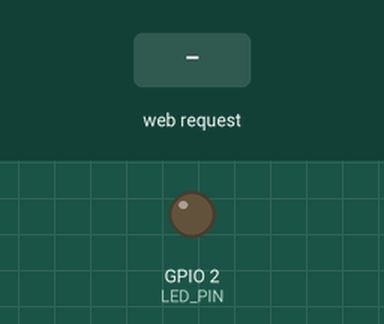
A program run on a simulated ESP32. On the bench: output pins drawn as LEDs (lit = HIGH). Inputs (shaded band) come from the test bench. WiFi joins after 1.5 s; servers stay silent unless stated; storage starts empty; what the program prints to the serial monitor is not drawn.

Above: at 3.2 s.
3.3 s: HTTP request GET /toggle-led received
At 4.7 s:
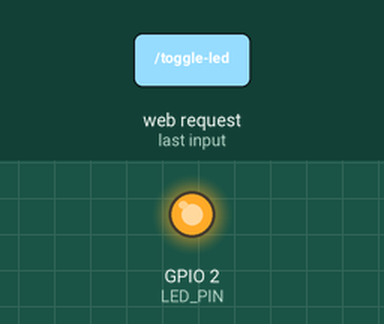
Timing chart, 0 to 6.3 s (numbered marks = the images above; inputs shaded):
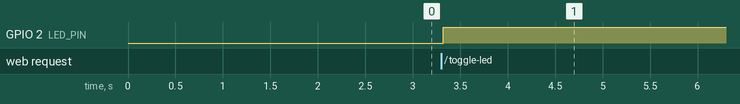

Measured:
- after the input at 3.3 s, GPIO 2 (LED_PIN): LOW → HIGH at once

The program:

main.cpp
```cpp
#include <Arduino.h>
#include <WiFi.h>
#include <ESPAsyncWebServer.h>
#include <AsyncTCP.h>
#include <LittleFS.h>

AsyncWebServer server(80);

const char *ssid = "SSID_DE_TU_WIFI";
const char *password = "CONTRASEÑA_DE_TU_WIFI";

const int LED_PIN = 2;

void setup()
{
  Serial.begin(115200);
  pinMode(LED_PIN, OUTPUT);

  // Inicializa el sistema de archivos LittleFS
  if (!LittleFS.begin(true))
  {
    Serial.println("Error al montar LittleFS");
    return;
  }

  WiFi.begin(ssid, password);

  while (WiFi.status() != WL_CONNECTED)
  {
    delay(1000);
    Serial.println("Conectando al WiFi...");
  }
  Serial.println("Conectado Exitosamente");
  Serial.print("IP del servidor: ");
  Serial.println(WiFi.localIP());

  // Servir la página HTML principal
  server.on("/", HTTP_GET, [](AsyncWebServerRequest *request)
            { request->send(LittleFS, "/index.html", "text/html"); });

  // Servir archivos CSS
  server.on("/style.css", HTTP_GET, [](AsyncWebServerRequest *request)
            { request->send(LittleFS, "/style.css", "text/css"); });

  // Servir archivos JavaScript
  server.on("/script.js", HTTP_GET, [](AsyncWebServerRequest *request)
            { request->send(LittleFS, "/script.js", "application/javascript"); });

  // Endpoint para alternar el estado del LED
  server.on("/toggle-led", HTTP_GET, [](AsyncWebServerRequest *request)
            {
    int estadoActual = digitalRead(LED_PIN); // Leer el estado actual del LED
    digitalWrite(LED_PIN, !estadoActual); // Alternar el estado del LED

    // Enviar la respuesta al cliente con el nuevo estado del LED
    request->send(200, "text/plain", !estadoActual ? "Encendido" : "Apagado"); });

  // Iniciar servidor
  server.begin();
}

void loop()
{
}
```
